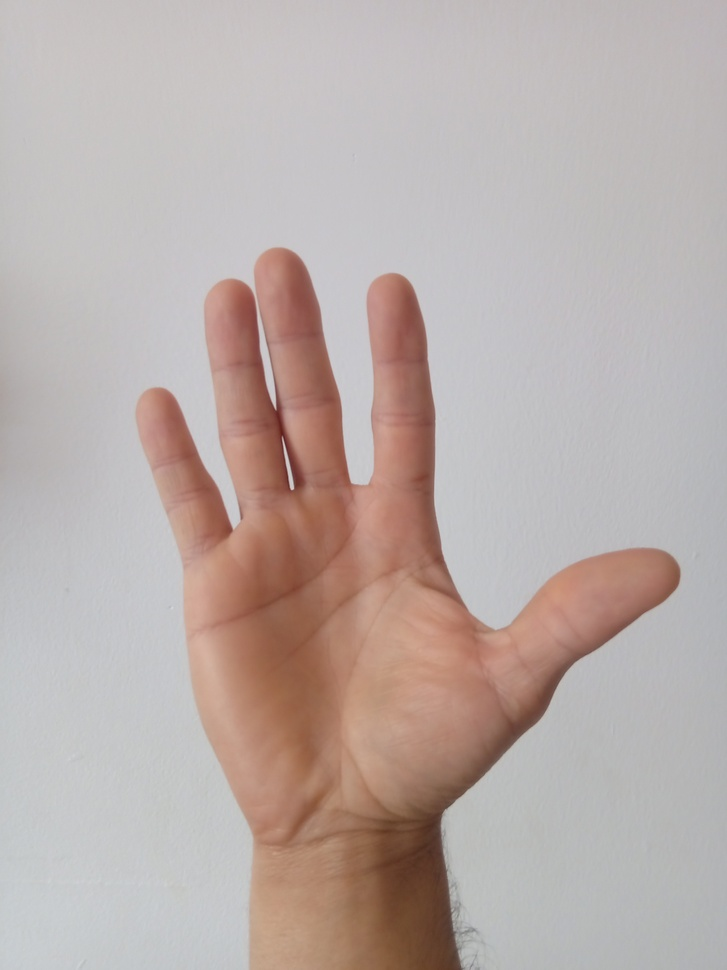
#> input picture compartida de talleres/04 Taller 4 Segmentación de imagenes/Fig/manoG.jpg, 727 x 970 px, shrunk from 3120 x 4160 before the run
$ jupyter execute 'Taller 4 Segmentación de Imágenes.ipynb'
#> lines starting #> are read from the running program, lines starting #| are printed output that depends on the picture
# Taller #4 Segmentación de Imágenes:
Integrantes:
- Maria Alejanda Arias Torres.
- Leonardo Fabio Mercado Benítez.

[cell 1]
import cv2
import numpy as np
from matplotlib import pyplot as plt
print('Librerias importadas exitosamente')

[cell 2]
img_1 = cv2.imread('Fig/manoG.jpg',0)
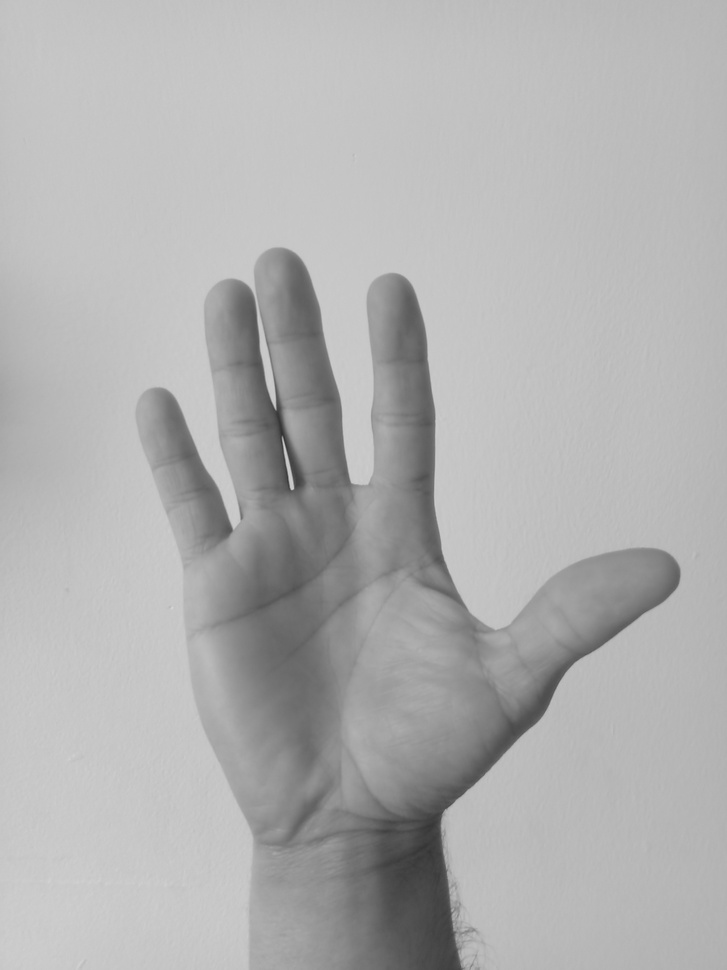
#> img_1: shape (970, 727); min 50, max 213, mean 176.7
img_2 = cv2.imread('Fig/manoP.png',0)
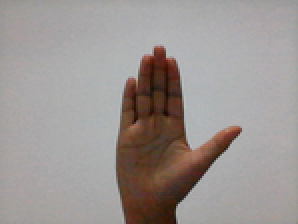
#> input picture compartida de talleres/04 Taller 4 Segmentación de imagenes/Fig/manoP.png, 149 x 112 px, shrunk from 640 x 480 before the run (shown 2 times larger)
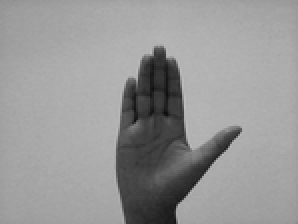
#> img_2: shape (112, 149) (shown 2 times larger); min 11, max 193, mean 150.8

plt.figure(1)
plt.subplot(1,2,1), plt.imshow(img_1,cmap='gray'), plt.title('Mano 1')
plt.subplot(1,2,2), plt.imshow(img_2,cmap='gray'), plt.title('Mano 2')
plt.subplots_adjust(right=1.5)
plt.show()
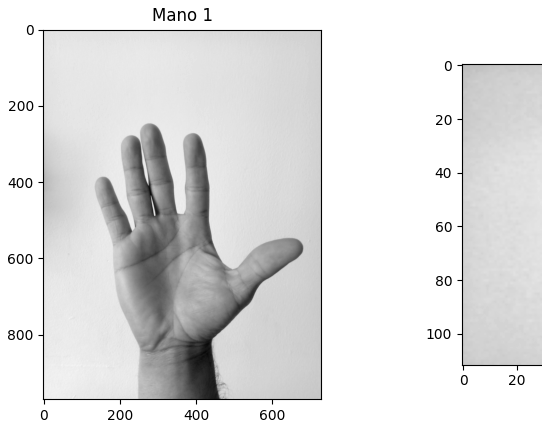
#> figure drawn by matplotlib, 2 panels
